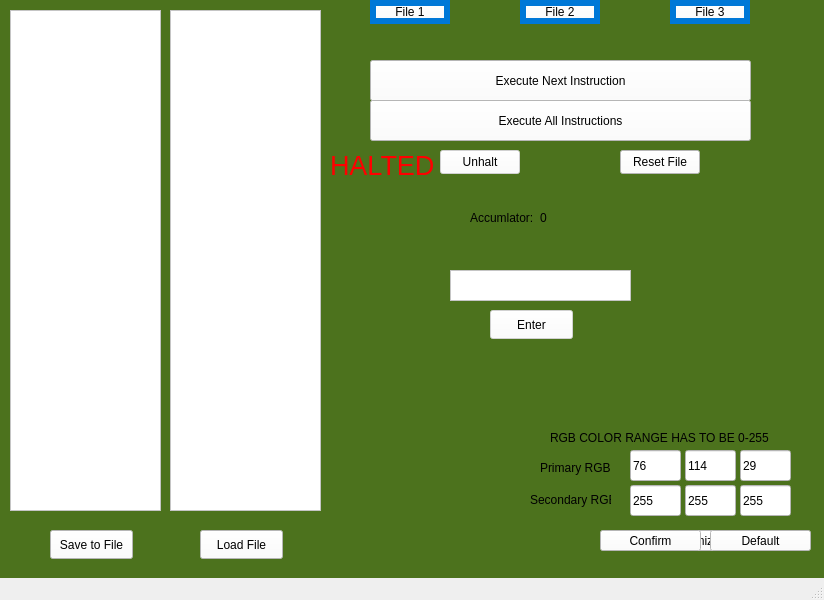
<?xml version="1.0" encoding="UTF-8"?>
<ui version="4.0">
 <class>MainWindow</class>
 <widget class="QMainWindow" name="MainWindow">
  <property name="geometry">
   <rect>
    <x>0</x>
    <y>0</y>
    <width>824</width>
    <height>600</height>
   </rect>
  </property>
  <property name="windowTitle">
   <string>UVSim</string>
  </property>
  <property name="autoFillBackground">
   <bool>false</bool>
  </property>
  <property name="styleSheet">
   <string notr="true"/>
  </property>
  <widget class="QWidget" name="centralwidget">
   <property name="styleSheet">
    <string notr="true">background-color: rgb(76, 114, 29);
</string>
   </property>
   <widget class="QPushButton" name="runInstructionButton">
    <property name="geometry">
     <rect>
      <x>370</x>
      <y>60</y>
      <width>381</width>
      <height>41</height>
     </rect>
    </property>
    <property name="styleSheet">
     <string notr="true">background-color: rgb(255, 255, 255);
color: rgb(0, 0, 0);</string>
    </property>
    <property name="text">
     <string>Execute Next Instruction</string>
    </property>
   </widget>
   <widget class="QPushButton" name="inputButton">
    <property name="enabled">
     <bool>false</bool>
    </property>
    <property name="geometry">
     <rect>
      <x>490</x>
      <y>310</y>
      <width>83</width>
      <height>29</height>
     </rect>
    </property>
    <property name="styleSheet">
     <string notr="true">background-color: rgb(255, 255, 255);
color: rgb(0, 0, 0);</string>
    </property>
    <property name="text">
     <string>Enter</string>
    </property>
   </widget>
   <widget class="QTextEdit" name="textInput">
    <property name="enabled">
     <bool>false</bool>
    </property>
    <property name="geometry">
     <rect>
      <x>450</x>
      <y>270</y>
      <width>181</width>
      <height>31</height>
     </rect>
    </property>
    <property name="sizePolicy">
     <sizepolicy hsizetype="Expanding" vsizetype="Expanding">
      <horstretch>0</horstretch>
      <verstretch>0</verstretch>
     </sizepolicy>
    </property>
    <property name="styleSheet">
     <string notr="true">background-color: rgb(255, 255, 255);</string>
    </property>
   </widget>
   <widget class="QLabel" name="accumulator">
    <property name="geometry">
     <rect>
      <x>470</x>
      <y>210</y>
      <width>71</width>
      <height>16</height>
     </rect>
    </property>
    <property name="styleSheet">
     <string notr="true">color: rgb(0, 0, 0);</string>
    </property>
    <property name="text">
     <string>Accumlator:</string>
    </property>
   </widget>
   <widget class="QLabel" name="accumulatorInt">
    <property name="geometry">
     <rect>
      <x>540</x>
      <y>210</y>
      <width>49</width>
      <height>16</height>
     </rect>
    </property>
    <property name="styleSheet">
     <string notr="true">color: rgb(0, 0, 0);</string>
    </property>
    <property name="text">
     <string>0</string>
    </property>
   </widget>
   <widget class="QPushButton" name="runAllInstructionButtons">
    <property name="geometry">
     <rect>
      <x>370</x>
      <y>100</y>
      <width>381</width>
      <height>41</height>
     </rect>
    </property>
    <property name="styleSheet">
     <string notr="true">background-color: rgb(255, 255, 255);
color: rgb(0, 0, 0);</string>
    </property>
    <property name="text">
     <string>Execute All Instructions</string>
    </property>
   </widget>
   <widget class="QTableWidget" name="memoryTable">
    <property name="geometry">
     <rect>
      <x>10</x>
      <y>10</y>
      <width>151</width>
      <height>501</height>
     </rect>
    </property>
    <property name="palette">
     <palette>
      <active>
       <colorrole role="Button">
        <brush brushstyle="SolidPattern">
         <color alpha="255">
          <red>255</red>
          <green>255</green>
          <blue>255</blue>
         </color>
        </brush>
       </colorrole>
       <colorrole role="Base">
        <brush brushstyle="SolidPattern">
         <color alpha="255">
          <red>255</red>
          <green>255</green>
          <blue>255</blue>
         </color>
        </brush>
       </colorrole>
       <colorrole role="Window">
        <brush brushstyle="SolidPattern">
         <color alpha="255">
          <red>255</red>
          <green>255</green>
          <blue>255</blue>
         </color>
        </brush>
       </colorrole>
       <colorrole role="Highlight">
        <brush brushstyle="SolidPattern">
         <color alpha="255">
          <red>0</red>
          <green>120</green>
          <blue>215</blue>
         </color>
        </brush>
       </colorrole>
      </active>
      <inactive>
       <colorrole role="Button">
        <brush brushstyle="SolidPattern">
         <color alpha="255">
          <red>255</red>
          <green>255</green>
          <blue>255</blue>
         </color>
        </brush>
       </colorrole>
       <colorrole role="Base">
        <brush brushstyle="SolidPattern">
         <color alpha="255">
          <red>255</red>
          <green>255</green>
          <blue>255</blue>
         </color>
        </brush>
       </colorrole>
       <colorrole role="Window">
        <brush brushstyle="SolidPattern">
         <color alpha="255">
          <red>255</red>
          <green>255</green>
          <blue>255</blue>
         </color>
        </brush>
       </colorrole>
       <colorrole role="Highlight">
        <brush brushstyle="SolidPattern">
         <color alpha="255">
          <red>0</red>
          <green>120</green>
          <blue>215</blue>
         </color>
        </brush>
       </colorrole>
      </inactive>
      <disabled>
       <colorrole role="Button">
        <brush brushstyle="SolidPattern">
         <color alpha="255">
          <red>255</red>
          <green>255</green>
          <blue>255</blue>
         </color>
        </brush>
       </colorrole>
       <colorrole role="Base">
        <brush brushstyle="SolidPattern">
         <color alpha="255">
          <red>255</red>
          <green>255</green>
          <blue>255</blue>
         </color>
        </brush>
       </colorrole>
       <colorrole role="Window">
        <brush brushstyle="SolidPattern">
         <color alpha="255">
          <red>255</red>
          <green>255</green>
          <blue>255</blue>
         </color>
        </brush>
       </colorrole>
       <colorrole role="Highlight">
        <brush brushstyle="SolidPattern">
         <color alpha="255">
          <red>0</red>
          <green>120</green>
          <blue>215</blue>
         </color>
        </brush>
       </colorrole>
      </disabled>
     </palette>
    </property>
    <property name="styleSheet">
     <string notr="true">background-color: rgb(255, 255, 255);
gridline-color: rgb(0,0,0);
selection-background-color: rgb(0, 120, 215)</string>
    </property>
   </widget>
   <widget class="QTableWidget" name="instructionTable">
    <property name="geometry">
     <rect>
      <x>170</x>
      <y>10</y>
      <width>151</width>
      <height>501</height>
     </rect>
    </property>
    <property name="styleSheet">
     <string notr="true">background-color: rgb(255, 255, 255);
gridline-color: rgb(0,0,0);
selection-background-color: rgb(0, 120, 215)</string>
    </property>
   </widget>
   <widget class="QPushButton" name="unPauseButton">
    <property name="enabled">
     <bool>false</bool>
    </property>
    <property name="geometry">
     <rect>
      <x>440</x>
      <y>150</y>
      <width>80</width>
      <height>24</height>
     </rect>
    </property>
    <property name="styleSheet">
     <string notr="true">background-color: rgb(255,255,255);
color: rgb(0, 0, 0);</string>
    </property>
    <property name="text">
     <string>Unhalt</string>
    </property>
   </widget>
   <widget class="QPushButton" name="resetButton">
    <property name="geometry">
     <rect>
      <x>620</x>
      <y>150</y>
      <width>80</width>
      <height>24</height>
     </rect>
    </property>
    <property name="styleSheet">
     <string notr="true">background-color: rgb(255, 255, 255);
color: rgb(0, 0, 0);</string>
    </property>
    <property name="text">
     <string>Reset File</string>
    </property>
   </widget>
   <widget class="QPushButton" name="saveButton">
    <property name="geometry">
     <rect>
      <x>50</x>
      <y>530</y>
      <width>83</width>
      <height>29</height>
     </rect>
    </property>
    <property name="styleSheet">
     <string notr="true">background-color: rgb(255, 255, 255);
color: rgb(0, 0, 0);</string>
    </property>
    <property name="text">
     <string>Save to File</string>
    </property>
   </widget>
   <widget class="QPushButton" name="loadButton">
    <property name="geometry">
     <rect>
      <x>200</x>
      <y>530</y>
      <width>83</width>
      <height>29</height>
     </rect>
    </property>
    <property name="styleSheet">
     <string notr="true">background-color: rgb(255, 255, 255);
color: rgb(0, 0, 0);</string>
    </property>
    <property name="text">
     <string>Load File</string>
    </property>
   </widget>
   <widget class="QPushButton" name="customizeColor">
    <property name="geometry">
     <rect>
      <x>660</x>
      <y>530</y>
      <width>101</width>
      <height>21</height>
     </rect>
    </property>
    <property name="styleSheet">
     <string notr="true">background-color: rgb(255, 255, 255);
color: rgb(0, 0, 0);</string>
    </property>
    <property name="text">
     <string>Customize Colors</string>
    </property>
   </widget>
   <widget class="QLabel" name="primaryText">
    <property name="geometry">
     <rect>
      <x>540</x>
      <y>460</y>
      <width>71</width>
      <height>16</height>
     </rect>
    </property>
    <property name="styleSheet">
     <string notr="true">color: rgb(0, 0, 0);</string>
    </property>
    <property name="text">
     <string>Primary RGB:</string>
    </property>
   </widget>
   <widget class="QLabel" name="secondaryText">
    <property name="geometry">
     <rect>
      <x>530</x>
      <y>490</y>
      <width>81</width>
      <height>20</height>
     </rect>
    </property>
    <property name="styleSheet">
     <string notr="true">color: rgb(0, 0, 0);</string>
    </property>
    <property name="text">
     <string>Secondary RGB:</string>
    </property>
   </widget>
   <widget class="QPushButton" name="confirmColor">
    <property name="geometry">
     <rect>
      <x>600</x>
      <y>530</y>
      <width>101</width>
      <height>21</height>
     </rect>
    </property>
    <property name="styleSheet">
     <string notr="true">background-color: rgb(255, 255, 255);
color: rgb(0, 0, 0);</string>
    </property>
    <property name="text">
     <string>Confirm</string>
    </property>
   </widget>
   <widget class="QLabel" name="colorErrorText">
    <property name="geometry">
     <rect>
      <x>550</x>
      <y>430</y>
      <width>241</width>
      <height>16</height>
     </rect>
    </property>
    <property name="styleSheet">
     <string notr="true">background-color: rgba(255, 255, 255, 0);</string>
    </property>
    <property name="text">
     <string>RGB COLOR RANGE HAS TO BE 0-255</string>
    </property>
   </widget>
   <widget class="QLineEdit" name="redPrimary">
    <property name="geometry">
     <rect>
      <x>630</x>
      <y>450</y>
      <width>51</width>
      <height>31</height>
     </rect>
    </property>
    <property name="styleSheet">
     <string notr="true">background: rgb(255, 255, 255);
color: rgb(0,0,0);</string>
    </property>
    <property name="text">
     <string>76</string>
    </property>
    <property name="placeholderText">
     <string>Red</string>
    </property>
   </widget>
   <widget class="QLineEdit" name="greenPrimary">
    <property name="enabled">
     <bool>true</bool>
    </property>
    <property name="geometry">
     <rect>
      <x>685</x>
      <y>450</y>
      <width>51</width>
      <height>31</height>
     </rect>
    </property>
    <property name="styleSheet">
     <string notr="true">background: rgb(255, 255, 255);
color: rgb(0,0,0);</string>
    </property>
    <property name="text">
     <string>114</string>
    </property>
    <property name="placeholderText">
     <string>Green</string>
    </property>
   </widget>
   <widget class="QLineEdit" name="bluePrimary">
    <property name="geometry">
     <rect>
      <x>740</x>
      <y>450</y>
      <width>51</width>
      <height>31</height>
     </rect>
    </property>
    <property name="styleSheet">
     <string notr="true">background: rgb(255, 255, 255);
color: rgb(0,0,0);</string>
    </property>
    <property name="text">
     <string>29</string>
    </property>
    <property name="placeholderText">
     <string>Blue</string>
    </property>
   </widget>
   <widget class="QLineEdit" name="blueSecondary">
    <property name="geometry">
     <rect>
      <x>740</x>
      <y>485</y>
      <width>51</width>
      <height>31</height>
     </rect>
    </property>
    <property name="styleSheet">
     <string notr="true">background: rgb(255, 255, 255);
color: rgb(0,0,0);</string>
    </property>
    <property name="text">
     <string>255</string>
    </property>
    <property name="placeholderText">
     <string>Blue</string>
    </property>
   </widget>
   <widget class="QLineEdit" name="greenSecondary">
    <property name="geometry">
     <rect>
      <x>685</x>
      <y>485</y>
      <width>51</width>
      <height>31</height>
     </rect>
    </property>
    <property name="styleSheet">
     <string notr="true">background: rgb(255, 255, 255);
color: rgb(0,0,0);</string>
    </property>
    <property name="text">
     <string>255</string>
    </property>
    <property name="placeholderText">
     <string>Green</string>
    </property>
   </widget>
   <widget class="QLineEdit" name="redSecondary">
    <property name="geometry">
     <rect>
      <x>630</x>
      <y>485</y>
      <width>51</width>
      <height>31</height>
     </rect>
    </property>
    <property name="styleSheet">
     <string notr="true">background: rgb(255, 255, 255);
color: rgb(0,0,0);</string>
    </property>
    <property name="text">
     <string>255</string>
    </property>
    <property name="placeholderText">
     <string>Red</string>
    </property>
   </widget>
   <widget class="QPushButton" name="file1Button">
    <property name="geometry">
     <rect>
      <x>370</x>
      <y>0</y>
      <width>80</width>
      <height>24</height>
     </rect>
    </property>
    <property name="styleSheet">
     <string notr="true">background-color: rgb(255, 255, 255);
color: rgb(0,0,0);</string>
    </property>
    <property name="text">
     <string>File 1</string>
    </property>
   </widget>
   <widget class="QPushButton" name="file2Button">
    <property name="geometry">
     <rect>
      <x>520</x>
      <y>0</y>
      <width>80</width>
      <height>24</height>
     </rect>
    </property>
    <property name="styleSheet">
     <string notr="true">background-color: rgb(255, 255, 255);
color: rgb(0, 0, 0);</string>
    </property>
    <property name="text">
     <string>File 2</string>
    </property>
   </widget>
   <widget class="QPushButton" name="file3Button">
    <property name="geometry">
     <rect>
      <x>670</x>
      <y>0</y>
      <width>80</width>
      <height>24</height>
     </rect>
    </property>
    <property name="styleSheet">
     <string notr="true">background-color: rgb(255, 255, 255);
color: rgb(0, 0, 0);</string>
    </property>
    <property name="text">
     <string>File 3</string>
    </property>
   </widget>
   <widget class="QPushButton" name="file1ButtonBorder">
    <property name="enabled">
     <bool>false</bool>
    </property>
    <property name="geometry">
     <rect>
      <x>370</x>
      <y>0</y>
      <width>80</width>
      <height>24</height>
     </rect>
    </property>
    <property name="styleSheet">
     <string notr="true">background-color: rgba(255, 255, 255, 0);
border: 6px solid rgb(0, 120, 215);</string>
    </property>
    <property name="text">
     <string/>
    </property>
   </widget>
   <widget class="QPushButton" name="file2ButtonBorder">
    <property name="enabled">
     <bool>false</bool>
    </property>
    <property name="geometry">
     <rect>
      <x>520</x>
      <y>0</y>
      <width>80</width>
      <height>24</height>
     </rect>
    </property>
    <property name="styleSheet">
     <string notr="true">background-color: rgba(255, 255, 255, 0);
border: 6px solid rgb(0, 120, 215);</string>
    </property>
    <property name="text">
     <string/>
    </property>
   </widget>
   <widget class="QPushButton" name="file3ButtonBorder">
    <property name="enabled">
     <bool>false</bool>
    </property>
    <property name="geometry">
     <rect>
      <x>670</x>
      <y>0</y>
      <width>80</width>
      <height>24</height>
     </rect>
    </property>
    <property name="styleSheet">
     <string notr="true">background-color: rgba(255, 255, 255, 0);
border: 6px solid rgb(0, 120, 215);</string>
    </property>
    <property name="text">
     <string/>
    </property>
   </widget>
   <widget class="QLabel" name="haltedText">
    <property name="geometry">
     <rect>
      <x>330</x>
      <y>130</y>
      <width>131</width>
      <height>71</height>
     </rect>
    </property>
    <property name="font">
     <font>
      <pointsize>20</pointsize>
     </font>
    </property>
    <property name="styleSheet">
     <string notr="true">background-color: rgba(255, 255, 255, 0);
color: rgb(255, 0, 0)</string>
    </property>
    <property name="text">
     <string>HALTED</string>
    </property>
   </widget>
   <widget class="QPushButton" name="defaultColors">
    <property name="enabled">
     <bool>true</bool>
    </property>
    <property name="geometry">
     <rect>
      <x>710</x>
      <y>530</y>
      <width>101</width>
      <height>21</height>
     </rect>
    </property>
    <property name="styleSheet">
     <string notr="true">background-color: rgb(255, 255, 255);
color: rgb(0, 0, 0);</string>
    </property>
    <property name="text">
     <string>Default</string>
    </property>
   </widget>
  </widget>
  <widget class="QStatusBar" name="statusbar"/>
 </widget>
 <resources/>
 <connections/>
</ui>
